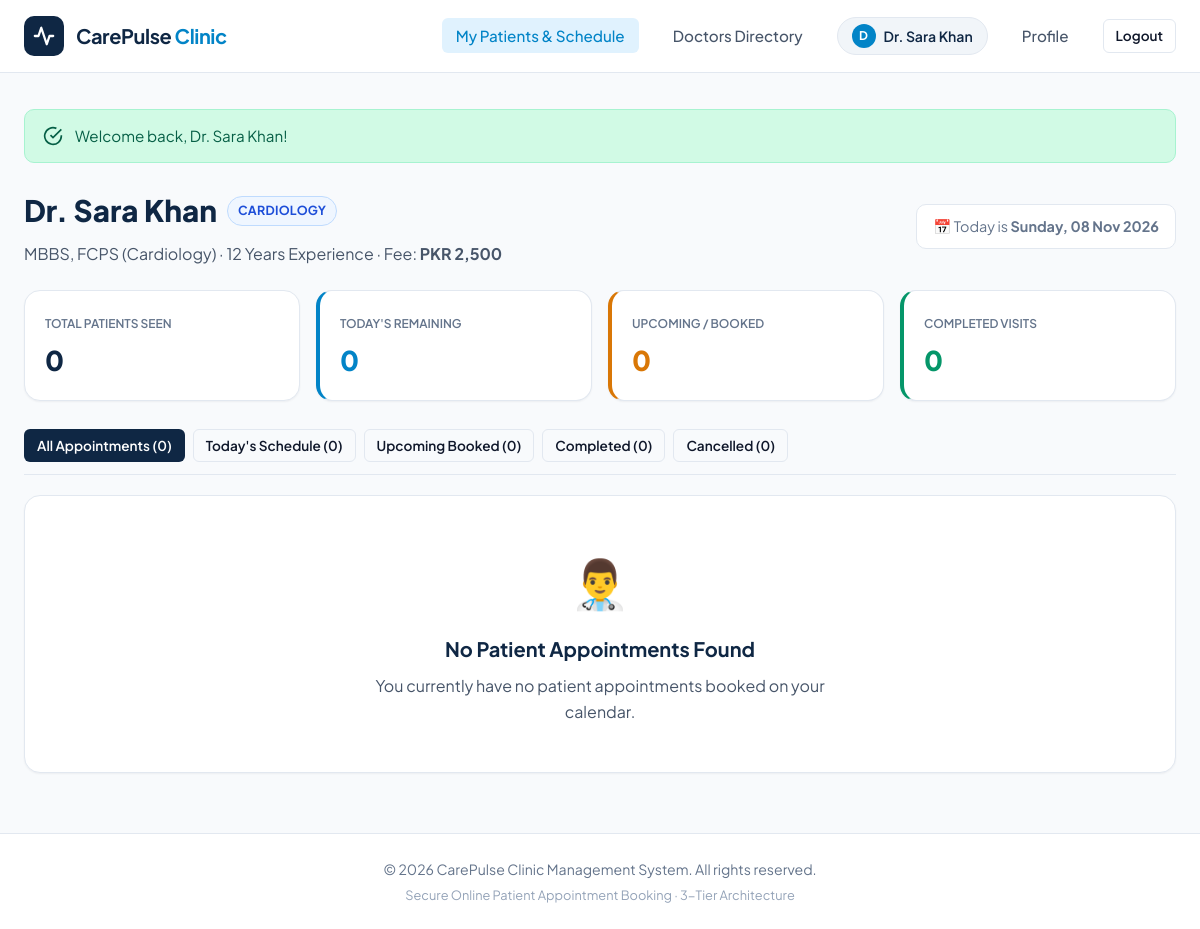
The page /doctor_dashboard.php (signed in) on the database as committed earlier.
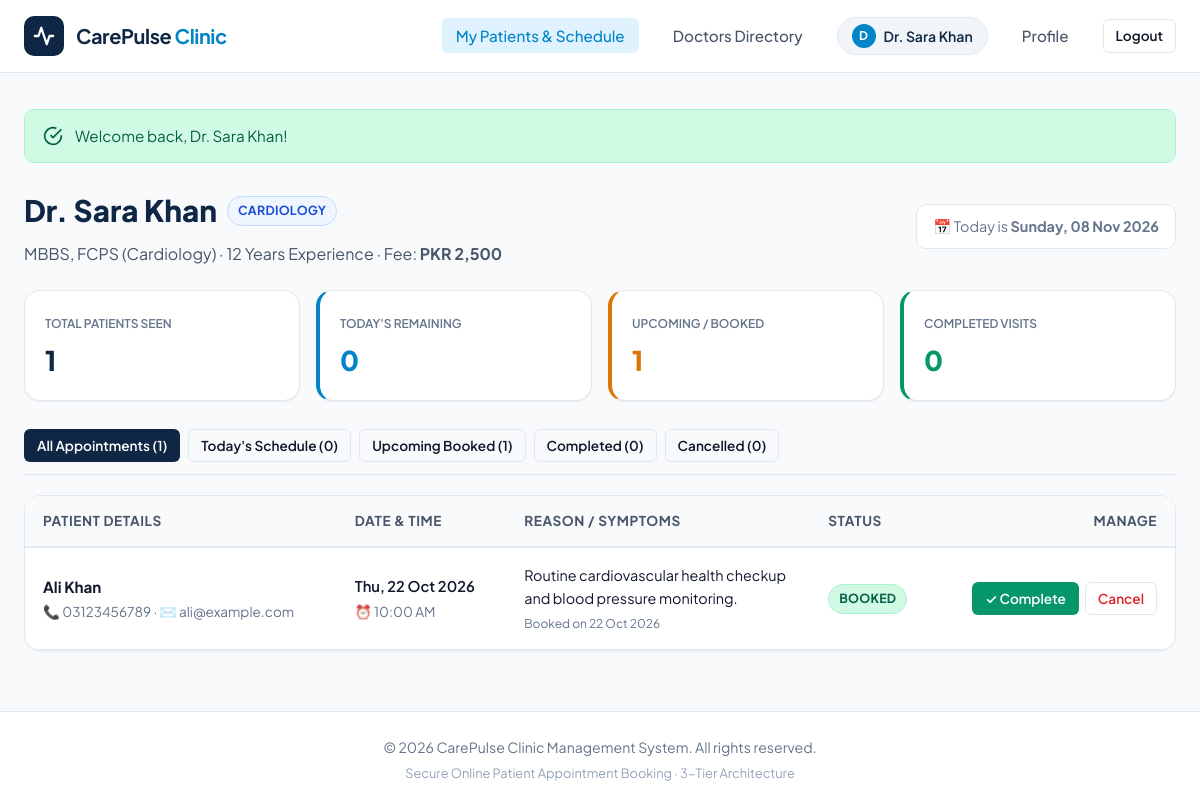
The same page on the database as committed later.
### tables this page shows
CREATE TABLE IF NOT EXISTS `appointments` (
    `id` INT AUTO_INCREMENT PRIMARY KEY,
    `patient_id` INT NOT NULL,
    `doctor_id` INT NOT NULL,
    `appointment_date` DATE NOT NULL,
    `appointment_time` TIME NOT NULL,
    `status` ENUM('booked', 'cancelled', 'completed') NOT NULL DEFAULT 'booked',
    `reason` VARCHAR(255) DEFAULT NULL,
    `doctor_notes` TEXT DEFAULT NULL,
    `created_at` TIMESTAMP DEFAULT CURRENT_TIMESTAMP,
    CONSTRAINT `fk_appointments_patient` FOREIGN KEY (`patient_id`) REFERENCES `users` (`id`) ON DELETE CASCADE,
    CONSTRAINT `fk_appointments_doctor` FOREIGN KEY (`doctor_id`) REFERENCES `doctors` (`id`) ON DELETE CASCADE
);

CREATE TABLE IF NOT EXISTS `users` (
    `id` INT AUTO_INCREMENT PRIMARY KEY,
    `full_name` VARCHAR(100) NOT NULL,
    `email` VARCHAR(150) NOT NULL UNIQUE,
    `password` VARCHAR(255) NOT NULL,
    `phone` VARCHAR(20) NOT NULL,
    `role` ENUM('patient', 'doctor', 'admin') NOT NULL DEFAULT 'patient',
    `created_at` TIMESTAMP DEFAULT CURRENT_TIMESTAMP
);

### config/db.php (called while the page is built, shortened)
<?php
function e($value) {
    return htmlspecialchars((string)$value, ENT_QUOTES, 'UTF-8');
}

### doctor_dashboard.php (the view, shortened to what the changed rows need)
<?php
require_once __DIR__ . '/config/db.php';
$user_id = $_SESSION['user_id'];
$stmt = $pdo->prepare("
    SELECT
        d.id AS doctor_id,
        d.qualification,
        d.experience_years,
        d.fee,
        s.name AS specialty_name,
        u.full_name,
        u.email,
        u.phone
    FROM doctors d
    INNER JOIN users u ON d.user_id = u.id
    INNER JOIN specialties s ON d.specialty_id = s.id
    WHERE d.user_id = ?
");
$stmt->execute([$user_id]);
$doctor = $stmt->fetch();
$doctor_id = (int)$doctor['doctor_id'];
$status_filter = isset($_GET['status']) ? trim($_GET['status']) : 'all';
$stats_stmt = $pdo->prepare("
    SELECT
        COUNT(*) AS total_count,
        SUM(CASE WHEN appointment_date = CURDATE() AND status = 'booked' THEN 1 ELSE 0 END) AS today_count,
        SUM(CASE WHEN status = 'booked' THEN 1 ELSE 0 END) AS booked_count,
        SUM(CASE WHEN status = 'completed' THEN 1 ELSE 0 END) AS completed_count,
        SUM(CASE WHEN status = 'cancelled' THEN 1 ELSE 0 END) AS cancelled_count
    FROM appointments
    WHERE doctor_id = ?
");
$stats_stmt->execute([$doctor_id]);
$stats = $stats_stmt->fetch();
$total_count     = (int)($stats['total_count'] ?? 0);
$today_count     = (int)($stats['today_count'] ?? 0);
$booked_count    = (int)($stats['booked_count'] ?? 0);
$completed_count = (int)($stats['completed_count'] ?? 0);
$cancelled_count = (int)($stats['cancelled_count'] ?? 0);
$sql = "
    SELECT
        a.id AS appointment_id,
        a.appointment_date,
        a.appointment_time,
        a.status,
        a.reason,
        a.doctor_notes,
        a.created_at,
        p.full_name AS patient_name,
        p.email AS patient_email,
        p.phone AS patient_phone
    FROM appointments a
    INNER JOIN users p ON a.patient_id = p.id
    WHERE a.doctor_id = ?
";
$params = [$doctor_id];
$sql .= " ORDER BY a.appointment_date ASC, a.appointment_time ASC";
$stmt = $pdo->prepare($sql);
$stmt->execute($params);
$appointments = $stmt->fetchAll();
require_once __DIR__ . '/includes/header.php';
?>
<div class="page-header" style="margin-bottom: 24px;">
    <div style="display: flex; justify-content: space-between; align-items: center; flex-wrap: wrap; gap: 16px;">
        <div>
            <div style="display: flex; align-items: center; gap: 10px; margin-bottom: 6px;">
                <h1 style="font-size: 1.85rem; font-weight: 800; color: var(--primary); margin: 0;">
                    <?php echo e($doctor['full_name']); ?>
                </h1>
            </div>
        </div>
    </div>
</div>
<div style="display: grid; grid-template-columns: repeat(auto-fit, minmax(180px, 1fr)); gap: 16px; margin-bottom: 28px;">
    <div class="card" style="padding: 18px 20px;">
        <span class="stat-label">Total Patients Seen</span>
        <div style="font-size: 1.7rem; font-weight: 800; color: var(--primary); margin-top: 4px;"><?php echo $total_count; ?></div>
    </div>
    <div class="card" style="padding: 18px 20px; border-left: 4px solid var(--warning);">
        <span class="stat-label">Upcoming / Booked</span>
        <div style="font-size: 1.7rem; font-weight: 800; color: var(--warning); margin-top: 4px;"><?php echo $booked_count; ?></div>
    </div>
</div>
<div style="display: flex; gap: 8px; margin-bottom: 20px; border-bottom: 1px solid var(--border); padding-bottom: 12px; flex-wrap: wrap;">
    <a href="doctor_dashboard.php?status=all" class="btn btn-sm <?php echo ($status_filter === 'all') ? 'btn-dark' : 'btn-outline'; ?>" id="filter-all">
        All Appointments (<?php echo $total_count; ?>)
    </a>
    <a href="doctor_dashboard.php?status=today" class="btn btn-sm <?php echo ($status_filter === 'today') ? 'btn-dark' : 'btn-outline'; ?>" id="filter-today">
        Today's Schedule (<?php echo $today_count; ?>)
    </a>
    <a href="doctor_dashboard.php?status=booked" class="btn btn-sm <?php echo ($status_filter === 'booked') ? 'btn-dark' : 'btn-outline'; ?>" id="filter-booked">
        Upcoming Booked (<?php echo $booked_count; ?>)
    </a>
    <a href="doctor_dashboard.php?status=completed" class="btn btn-sm <?php echo ($status_filter === 'completed') ? 'btn-dark' : 'btn-outline'; ?>" id="filter-completed">
        Completed (<?php echo $completed_count; ?>)
    </a>
    <a href="doctor_dashboard.php?status=cancelled" class="btn btn-sm <?php echo ($status_filter === 'cancelled') ? 'btn-dark' : 'btn-outline'; ?>" id="filter-cancelled">
        Cancelled (<?php echo $cancelled_count; ?>)
    </a>
</div>
<?php if (empty($appointments)): ?>
    <div class="card">
        <div class="empty-state" style="text-align: center; padding: 48px 20px;">
            <div style="font-size: 3rem; margin-bottom: 12px;">👨‍⚕️</div>
            <h3 style="font-size: 1.25rem; font-weight: 700; color: var(--primary); margin-bottom: 8px;">No Patient Appointments Found</h3>
            <p style="color: var(--text-secondary); max-width: 450px; margin: 0 auto;">
                <?php if ($status_filter !== 'all'): ?>
                    There are no appointments matching the "<strong><?php echo e(ucfirst($status_filter)); ?></strong>" filter.
                <?php else: ?>
                    You currently have no patient appointments booked on your calendar.
                <?php endif; ?>
            </p>
        </div>
    </div>
<?php else: ?>
    <div class="card" style="overflow-x: auto;">
        <table class="table" style="width: 100%; border-collapse: collapse; text-align: left;" id="doctor-appointments-table">
            <thead>
                <tr style="border-bottom: 2px solid var(--border); background-color: #f8fafc;">
                    <th style="padding: 14px 18px; font-weight: 700; font-size: 0.85rem; color: var(--text-secondary);">Patient Details</th>
                    <th style="padding: 14px 18px; font-weight: 700; font-size: 0.85rem; color: var(--text-secondary);">Date & Time</th>
                    <th style="padding: 14px 18px; font-weight: 700; font-size: 0.85rem; color: var(--text-secondary);">Reason / Symptoms</th>
                    <th style="padding: 14px 18px; font-weight: 700; font-size: 0.85rem; color: var(--text-secondary);">Status</th>
                    <th style="padding: 14px 18px; font-weight: 700; font-size: 0.85rem; color: var(--text-secondary); text-align: right;">Manage</th>
                </tr>
            </thead>
            <tbody>
                <?php foreach ($appointments as $apt): ?>
                    <?php
                        $time_obj = DateTime::createFromFormat('H:i:s', $apt['appointment_time']);
                        $formatted_time = $time_obj ? $time_obj->format('g:i A') : $apt['appointment_time'];
                        $formatted_date = date('D, d M Y', strtotime($apt['appointment_date']));
                    ?>
                    <tr style="border-bottom: 1px solid var(--border);">
                        <td style="padding: 16px 18px;">
                            <div style="font-weight: 700; color: var(--text-primary); font-size: 0.95rem;">
                                <?php echo e($apt['patient_name']); ?>
                            </div>
                            <div style="font-size: 0.85rem; color: var(--text-muted); margin-top: 2px;">
                                📞 <?php echo e($apt['patient_phone']); ?> &middot; ✉️ <?php echo e($apt['patient_email']); ?>
                            </div>
                        </td>
                        <td style="padding: 16px 18px; white-space: nowrap;">
                            <div style="font-weight: 600; color: var(--text-primary); font-size: 0.92rem;">
                                <?php echo $formatted_date; ?>
                            </div>
                            <div style="font-size: 0.85rem; color: var(--text-muted); margin-top: 2px;">
                                ⏰ <?php echo $formatted_time; ?>
                            </div>
                        </td>
                        <td style="padding: 16px 18px; max-width: 280px;">
                            <div style="font-size: 0.9rem; color: var(--text-primary);">
                                <?php echo !empty($apt['reason']) ? e($apt['reason']) : '<span style="color: #94a3b8; font-style: italic;">Routine Consultation</span>'; ?>
                            </div>
                            <div style="font-size: 0.75rem; color: var(--text-muted); margin-top: 4px;">
                                Booked on <?php echo date('d M Y', strtotime($apt['created_at'])); ?>
                            </div>
                        </td>
                        <td style="padding: 16px 18px; white-space: nowrap;">
                            <?php if ($apt['status'] === 'booked'): ?>
                                <span class="badge badge-booked">Booked</span>
                            <?php elseif ($apt['status'] === 'completed'): ?>
                                <span class="badge badge-completed">Completed</span>
                            <?php else: ?>
                                <span class="badge badge-cancelled">Cancelled</span>
                            <?php endif; ?>
                        </td>
                        <td style="padding: 16px 18px; text-align: right; white-space: nowrap;">
                            <?php if ($apt['status'] === 'booked'): ?>
                                <div style="display: inline-flex; gap: 6px;">
                                    <a href="doctor_complete_appointment.php?id=<?php echo (int)$apt['appointment_id']; ?>" class="btn btn-sm" style="background-color: var(--success); color: #ffffff;" title="Complete & write prescription">
                                        ✓ Complete
                                    </a>
                                    <form action="doctor_update_status.php" method="POST" style="display: inline;" onsubmit="return confirm('Are you sure you want to cancel this appointment?');">
                                        <button type="submit" class="btn btn-outline btn-sm" style="color: var(--danger); border-color: var(--border);" title="Cancel appointment">
                                            Cancel
                                        </button>
                                    </form>
                                </div>
                            <?php else: ?>
                                <span style="font-size: 0.85rem; color: var(--text-muted);">
                                    Cancelled
                                </span>
                            <?php endif; ?>
                        </td>
                    </tr>
                <?php endforeach; ?>
            </tbody>
        </table>
    </div>
<?php endif; ?>
<?php require_once __DIR__ . '/includes/footer.php'; ?>

Rows that differ between the two databases and show on the page:
added appointments: patient.full_name "Ali Khan", patient.phone "03123456789", patient.email "ali@example.com", appointment_date "Thu, 22 Oct 2026", appointment_time "10:00 AM", reason "Routine cardiovascular health checkup and blood pressure monitoring.", created_at "22 Oct 2026", status "BOOKED"
Other text that changed with them:
$total_count: "0" → "1"
$booked_count: "0" → "1"
text no longer shown: "👨‍⚕️ No Patient Appointments Found You currently have no patient appointments booked on your calendar."
text now shown: "PATIENT DETAILS DATE & TIME REASON / SYMPTOMS STATUS MANAGE"
